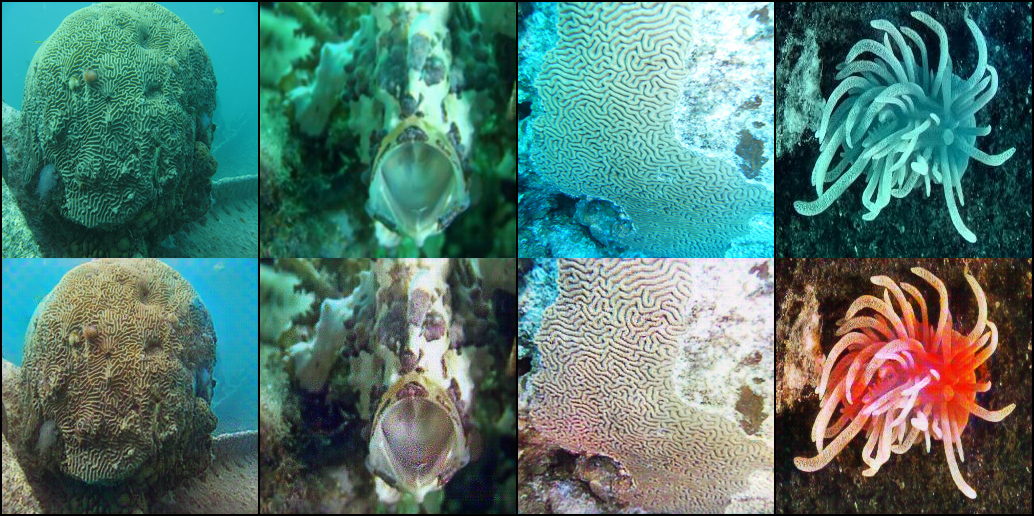
#> input picture images/30000.png, 1034 x 516 px, given in place of wreck.jpg, which was not available
$ jupyter execute --allow-errors funiegan_results.ipynb   (shell and % lines are left out)
#> lines starting #> are read from the running program, lines starting #| are printed output that depends on the picture
[cell 1]
from google.colab import drive
#> (the rest of this cell did not finish here and is left out)

#> (a cell that did not finish here is left out)

[cell 3]
import matplotlib.pyplot as plt

plt.figure(figsize=(10,5))
plt.title("Generator and Discriminator Loss During Training")
#> (the rest of this cell did not finish here and is left out)

#> (a cell that did not finish here is left out)

#> (a cell that did not finish here is left out)

#> (a cell that did not finish here is left out)

[cell 7]
from IPython.display import Image
import PIL
#from google.colab.patches import cv2_imshow
img = PIL.Image.open(r"/content/wreck.jpg")
#> img is the input picture: PIL image 1034x516 RGB; mean R, G, B 83.3, 120.9, 111.9


# height, width, number of channels in image
img_height = 256
img_width = 256
dim = (img_width, img_height)

img = img.resize(dim)
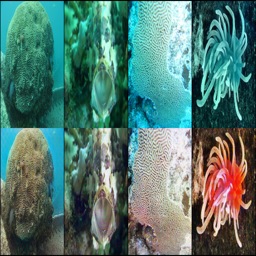
#> img: PIL image 256x256 RGB; mean R, G, B 83.3, 121, 112

#> (the rest of this cell did not finish here and is left out)


$ run again, on images/40000.png
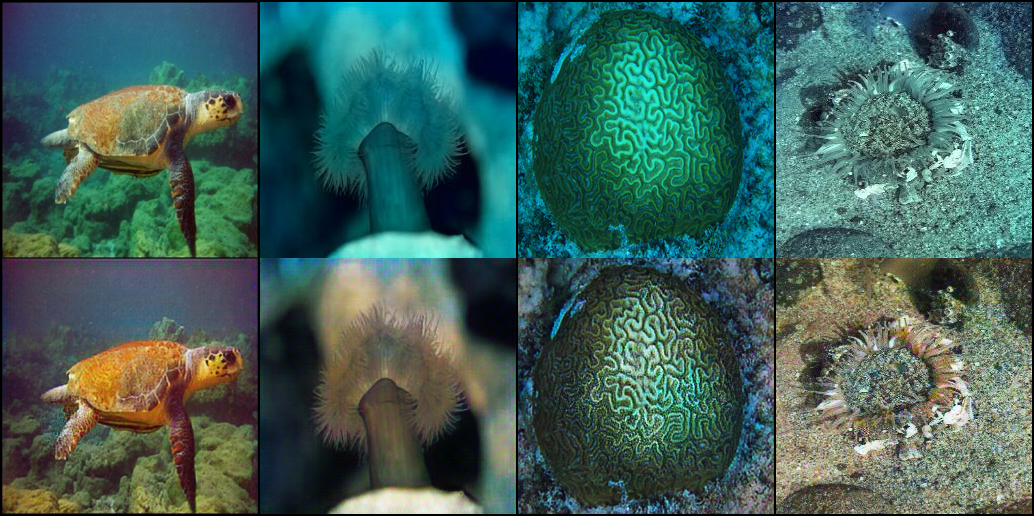
#> input picture images/40000.png, 1034 x 516 px, given in place of wreck.jpg, which was not available
#> img is the input picture: PIL image 1034x516 RGB; mean R, G, B 63.5, 97.1, 89.8
#> `img = img.resize(dim)`:
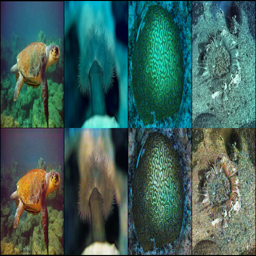
#> img: PIL image 256x256 RGB; mean R, G, B 63.5, 97.2, 89.8

$ run again, on images/50000.png
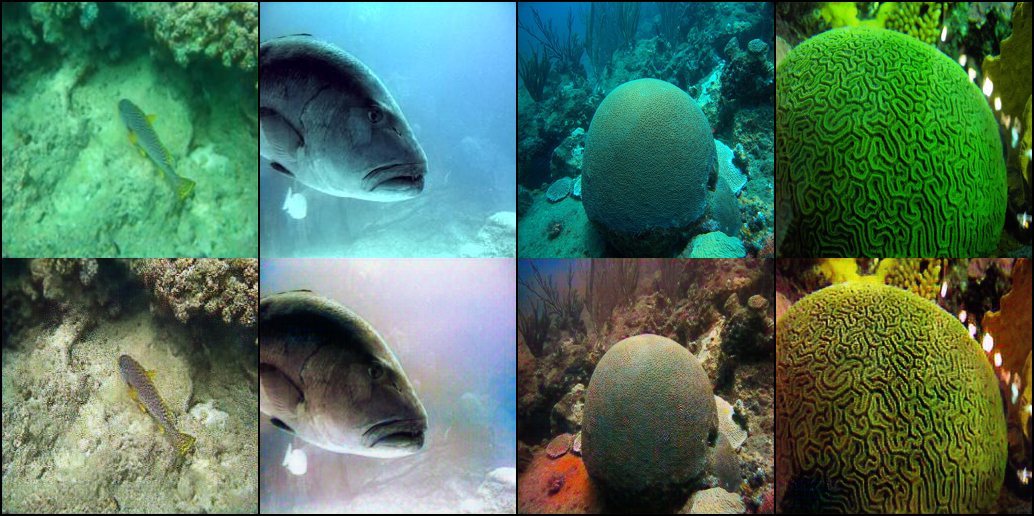
#> input picture images/50000.png, 1034 x 516 px, given in place of wreck.jpg, which was not available
#> img is the input picture: PIL image 1034x516 RGB; mean R, G, B 79.5, 116.2, 92.6
#> `img = img.resize(dim)`:
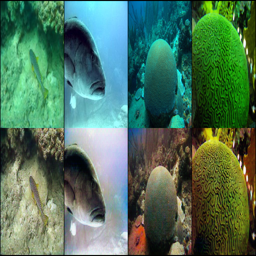
#> img: PIL image 256x256 RGB; mean R, G, B 79.5, 116.3, 92.6
